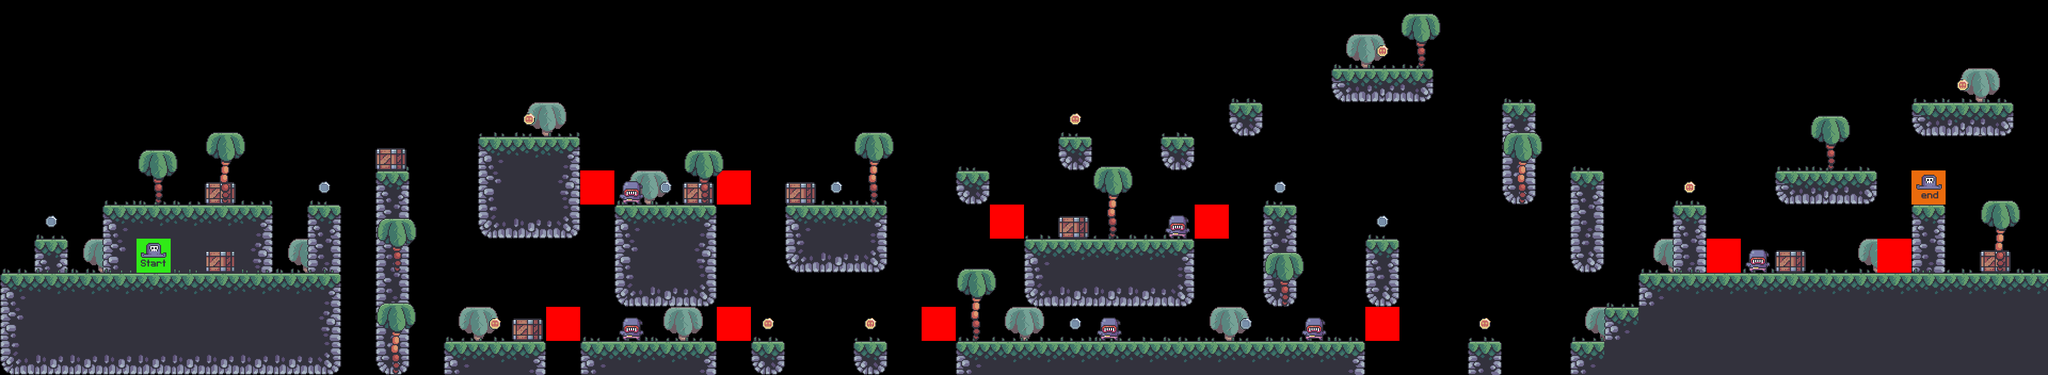

Rendered tile map (Tiled .tmx) drawn with the repository's tilesets; below, a short description and the map source with its tile grids summarised:
An orthogonal 60x11 tile map with 64x64 px tiles, 9 tile layers (bg.palms, terrain, grass, crates, ...), 7 tilesets.

<map version="1.9" tiledversion="1.9.0" orientation="orthogonal" renderorder="right-down" width="60" height="11" tilewidth="64" tileheight="64" infinite="0" nextlayerid="10" nextobjectid="1">
 <tileset firstgid="1" source="../tilesets/terrain_tiles.tsx" />
 <tileset firstgid="17" source="../tilesets/coin_tiles.tsx" />
 <tileset firstgid="19" source="../tilesets/grass_tiles.tsx" />
 <tileset firstgid="24" source="../tilesets/palms.tsx" />
 <tileset firstgid="27" source="../tilesets/crates.tsx" />
 <tileset firstgid="28" source="../tilesets/player_tiles.tsx" />
 <tileset firstgid="30" source="../tilesets/enemy_tiles.tsx" />
 <layer id="5" name="bg.palms" width="60" height="11">
  <data>[660 cells, 14 non-empty, 1 distinct tile ids]</data>
 </layer>
 <layer id="1" name="terrain" width="60" height="11">
  <data>[660 cells, 168 non-empty, 16 distinct tile ids]</data>
 </layer>
 <layer id="3" name="grass" width="60" height="11">
  <data>[660 cells, 87 non-empty, 5 distinct tile ids]</data>
 </layer>
 <layer id="6" name="crates" width="60" height="11">
  <data>[660 cells, 9 non-empty, 1 distinct tile ids]</data>
 </layer>
 <layer id="8" name="enemies" width="60" height="11">
  <data>[660 cells, 6 non-empty, 1 distinct tile ids]</data>
 </layer>
 <layer id="9" name="constraints" width="60" height="11">
  <data>[660 cells, 10 non-empty, 1 distinct tile ids]</data>
 </layer>
 <layer id="4" name="fg.palms" width="60" height="11">
  <data>[660 cells, 13 non-empty, 2 distinct tile ids]</data>
 </layer>
 <layer id="2" name="coins" width="60" height="11">
  <data>[660 cells, 22 non-empty, 5 distinct tile ids]</data>
 </layer>
 <layer id="7" name="player" width="60" height="11">
  <data>[660 cells, 2 non-empty, 2 distinct tile ids]</data>
 </layer>
</map>
